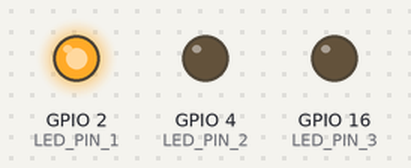
A sketch run on a simulated ESP32. Shown: output pins drawn as LEDs (lit = HIGH).

Above: at 0.15 s.
At 0.75 s:
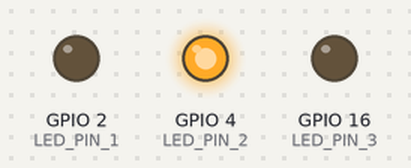
At 1.35 s:
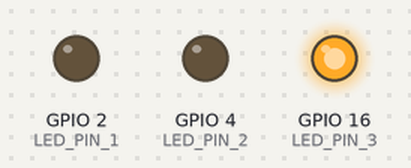
At 3.45 s:
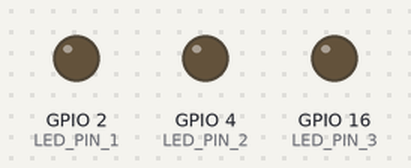
Timing chart, 0 to 4.1 s (numbered marks = the images above):
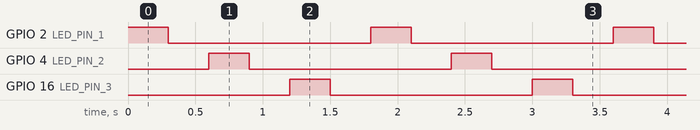

Measured:
- by itself, GPIO 2 (LED_PIN_1), GPIO 4 (LED_PIN_2), GPIO 16 (LED_PIN_3): alternates HIGH for 0.30 s and LOW for 1.5 s
- by itself, everything shown: repeats every 1.8 s, in 6 steps

The sketch:

02_ESP32_3LED.ino
```cpp
#define LED_PIN_1 2
#define LED_PIN_2 4
#define LED_PIN_3 16

void setup() {
  pinMode(LED_PIN_1, OUTPUT);
  pinMode(LED_PIN_2, OUTPUT);
  pinMode(LED_PIN_3, OUTPUT);
}

void loop() {
  digitalWrite(LED_PIN_1, HIGH);
  delay(300);
  digitalWrite(LED_PIN_1, LOW);
  delay(300);
  digitalWrite(LED_PIN_2, HIGH);
  delay(300);
  digitalWrite(LED_PIN_2, LOW);
  delay(300);
  digitalWrite(LED_PIN_3, HIGH);
  delay(300);
  digitalWrite(LED_PIN_3, LOW);
  delay(300);
}
```
